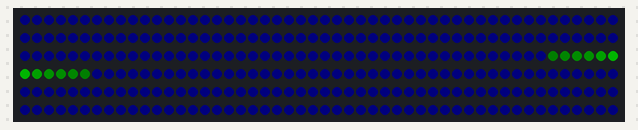
Recording of a sketch running on a simulated Arduino Uno, built with avr-gcc and run on an emulated ATmega328P. Shown: 300 RGB LEDs in strip order, left to right, continuing on the next row. Dim RGB values are drawn brighter than linear.

Above: at 0.19 s.

The sketch:

XmasLights5.ino
```cpp
#include <Adafruit_NeoPixel.h>
#define PIN 6
Adafruit_NeoPixel strip = Adafruit_NeoPixel(300, PIN, NEO_GRB + NEO_KHZ800 );


void setup() {
  strip.begin();
  strip.show();

  strip.setPixelColor(0, 255, 0, 0);
  strip.setPixelColor(1, 0, 255, 0);
  strip.setPixelColor(2, 0, 0, 255);
  strip.setPixelColor(59, 0, 255, 255);
  strip.show();

}


int a = 149;
int b = 150;
int c = 0;

void loop() {

  for ( int i = 0; i < 300; i = i + 1 )
  {
    strip.setPixelColor( i, 0, 0, 4 );
  }
  c = c + 1;
  b = b + 1;
  a = a - 1;

  if ( b >= 300 ) b = 150;
  if ( a < 0 ) a = 149;
  if ( c >= 75 ) c = 0;

  if ( c >= 0 && c < 25 ) {
    strip.setPixelColor( a,     0, 255, 0);
    strip.setPixelColor( b,     0, 255, 0);
    strip.setPixelColor( a + 1, 0, 128, 0);
    strip.setPixelColor( b - 1, 0, 128, 0);
    strip.setPixelColor( a + 2, 0, 64, 0);
    strip.setPixelColor( b - 2, 0, 64, 0);
    strip.setPixelColor( a + 3, 0, 32, 0);
    strip.setPixelColor( b - 3, 0, 32, 0);
    strip.setPixelColor( a + 4, 0, 16, 0);
    strip.setPixelColor( b - 4, 0, 16, 0);
    strip.setPixelColor( a + 5, 0, 12, 0);
    strip.setPixelColor( b - 5, 0, 12, 0);
    strip.setPixelColor( a + 6, 0, 8, 0);
    strip.setPixelColor( b - 6, 0, 8, 0);
    strip.setPixelColor( a + 7, 0, 4, 0);
    strip.setPixelColor( b - 7, 0, 4, 0);
  }

  if ( c >= 25 && c < 50 ) {
    strip.setPixelColor( a,     255, 0, 0);
    strip.setPixelColor( b,     255, 0, 0);
    strip.setPixelColor( a + 1, 128, 0, 0);
    strip.setPixelColor( b - 1, 128, 0, 0);
    strip.setPixelColor( a + 2, 64, 0, 0);
    strip.setPixelColor( b - 2, 64, 0, 0);
    strip.setPixelColor( a + 3, 32, 0, 0);
    strip.setPixelColor( b - 3, 32, 0, 0);
    strip.setPixelColor( a + 4, 16, 0, 0);
    strip.setPixelColor( b - 4, 16, 0, 0);
    strip.setPixelColor( a + 5, 12, 0, 0);
    strip.setPixelColor( b - 5, 12, 0, 0);
    strip.setPixelColor( a + 6, 8, 0, 0);
    strip.setPixelColor( b - 6, 8, 0, 0);
    strip.setPixelColor( a + 7, 4, 0, 0);
    strip.setPixelColor( b - 7, 4, 0, 0);
  }

  if ( c >= 50 && c < 75 ) {
    strip.setPixelColor( a,     255, 255, 255);
    strip.setPixelColor( b,     255, 255, 255);
    strip.setPixelColor( a + 1, 128, 128, 128);
    strip.setPixelColor( b - 1, 128, 128, 128);
    strip.setPixelColor( a + 2, 64, 64, 64);
    strip.setPixelColor( b - 2, 64, 64, 64);
    strip.setPixelColor( a + 3, 32, 32, 32);
    strip.setPixelColor( b - 3, 32, 32, 32);
    strip.setPixelColor( a + 4, 16, 16, 16);
    strip.setPixelColor( b - 4, 16, 16, 16);
    strip.setPixelColor( a + 5, 12, 12, 12);
    strip.setPixelColor( b - 5, 12, 12, 12);
    strip.setPixelColor( a + 6, 8, 8, 8);
    strip.setPixelColor( b - 6, 8, 8, 8);
    strip.setPixelColor( a + 7, 4, 4, 4);
    strip.setPixelColor( b - 7, 4, 4, 4);
  }


  strip.show();

  delay( 1 );
}
```
